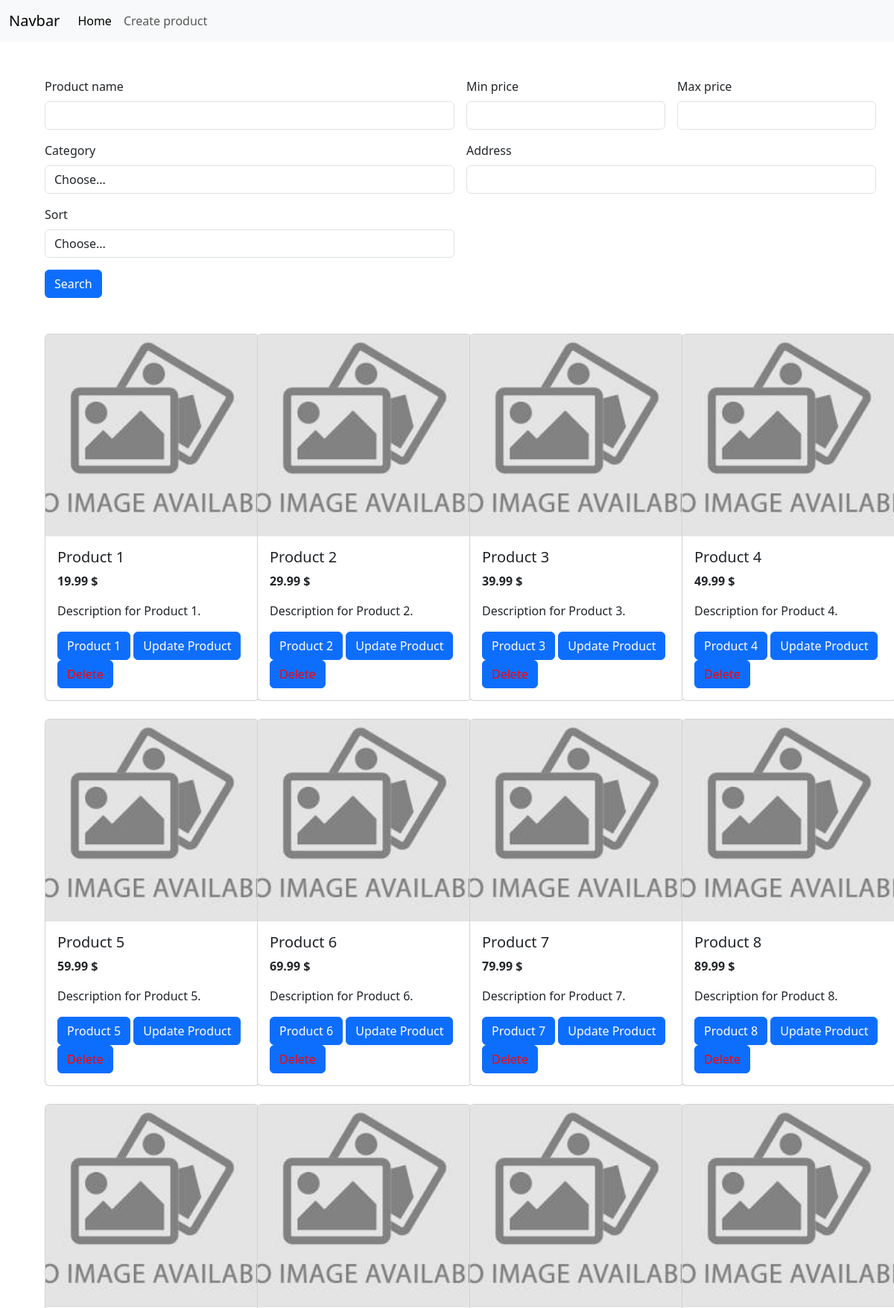
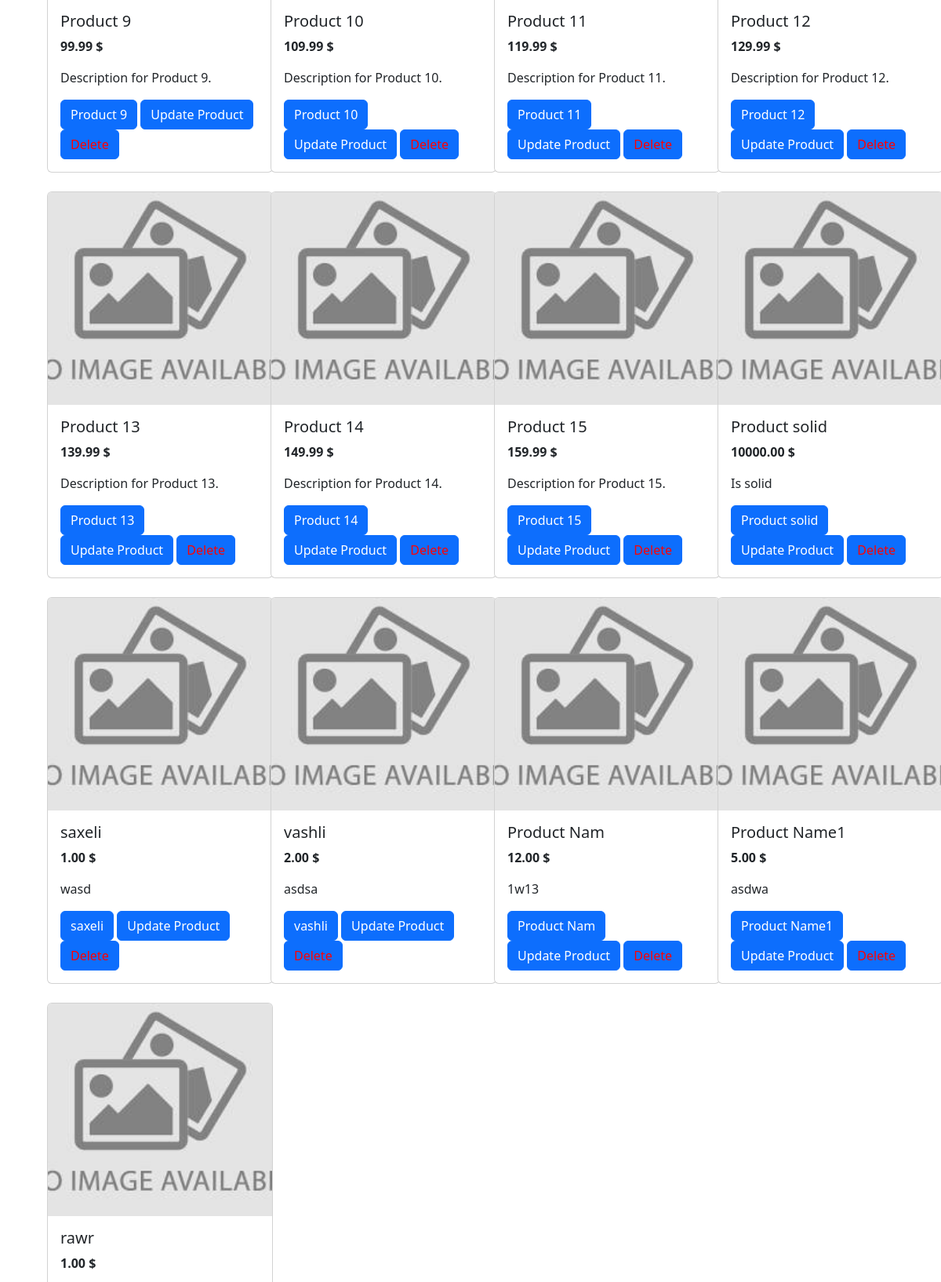
The page / (upper part) on the database its author committed (2 pictures, top to bottom).
### products/models.py (models this page shows, shortened)
class Product(models.Model):
    name = models.CharField(max_length=150, default='Product Name')
    description = models.TextField(default='')
    price = models.DecimalField(max_digits=10, decimal_places=2)
    create_date = models.DateTimeField(default=datetime.now())
    write_time = models.DateTimeField(auto_now=True)
    views = models.PositiveIntegerField(default=0)
    category = models.ForeignKey(Category, on_delete=models.SET_NULL, null=True, related_name='products')
    image = models.ImageField(upload_to='products/', default='default.jpg')

### products/views.py (the view)
# urls.py: path('', views.home, name='home'),
def home(request):
    filters = dict()
    product_name = request.GET.get('product_name')
    if product_name:
        filters['name__icontains'] = product_name
    min_price = request.GET.get('min_price')
    if min_price:
        filters['price__gte'] = min_price
    max_price = request.GET.get('max_price')
    if max_price:
        filters['price__lte'] = max_price
    address = request.GET.get('address')
    if address:
        filters['address__icontains'] = address
    category = request.GET.get('category')
    if category:
        filters['category_id']  = category
    sort_by = request.GET.get('sort')
    products = Product.objects.filter(**filters)
    if sort_by:
        products = products.order_by(sort_by)
    categories = Category.objects.all()
    return render(request, 'home.html', {'products': products, 'categories': categories})

### products/templates/home.html (shortened to what this page needs)
{% extends 'base.html' %}
{% block content %}
    <form class="row g-3">
      <div class="col-md-6">
        <label for="product_name" class="form-label">Product name</label>
        <input type="text" class="form-control" id="product_name" name="product_name">
      </div>
      <div class="col-md-3">
        <label for="min_price" class="form-label">Min price</label>
        <input type="number" class="form-control" id="min_price" name="min_price">
      </div>
      <div class="col-md-3">
        <label for="max_price" class="form-label">Max price</label>
        <input type="number" class="form-control" id="max_price" name="max_price">
      </div>
      <div class="col-md-6">
        <label for="category" class="form-label">Category</label>
        <select id="category" class="form-control" name="category">
          <option selected disabled>Choose...</option>
        </select>
      </div>
      <div class="col-6">
        <label for="inputAddress" class="form-label">Address</label>
        <input type="text" class="form-control" id="inputAddress" name="address">
      </div>
      <div class="col-md-6">
        <label for="sort" class="form-label">Sort</label>
        <select id="sort" class="form-control" name="sort">
          <option selected disabled>Choose...</option>
        </select>
      </div>
      <div class="col-12">
        <button type="submit" class="btn btn-primary">Search</button>
      </div>
    </form>
<div class="row row-cols-4 mt-4 g-4">
    {% for product in products %}
        <div class="col">
            <div class="card" style="width: 18rem;">
                <img src="{{ product.image.url }} " class="card-img-top" alt="...">
                <div class="card-body">
                    <h5 class="card-title">{{ product.name }}</h5>
                    <p class="card-text fw-bold">{{product.price}} $</p>
                    <p class="card-text">{{ product.description }}</p>
                    <a href="{% url 'product_detail' product.id %}" class="btn btn-primary">{{product.name}}</a>
                    <a href="{% url 'update_product' product.id %}" class="btn btn-primary">Update Product</a>
                    <a href="{% url 'delete_product' product.id %}" style=" color: red " class="btn btn-primary">Delete</a>
                </div>
            </div>
        </div>
    {% endfor %}
</div>
{% endblock %}

### products/templates/base.html (shortened to what this page needs)
<!DOCTYPE html>
<html lang="en">
<head>
    <link href="https://cdn.jsdelivr.net/npm/bootstrap@5.3.3/dist/css/bootstrap.min.css" rel="stylesheet">
</head>
<body>
<nav class="navbar navbar-expand-lg navbar-light bg-light">
  <div class="container-fluid">
    <a class="navbar-brand" href="#">Navbar</a>
    <div class="collapse navbar-collapse" id="navbarNav">
      <ul class="navbar-nav">
        <li class="nav-item">
          <a class="nav-link active" aria-current="page" href="{% url 'home' %}">Home</a>
        </li>
        <li class="nav-item">
          <a class="nav-link" href="{% url 'create_product' %}">Create product</a>
        </li>
      </ul>
    </div>
  </div>
</nav>
<div class="container m-5">
    {% block content %}
    {% endblock %}
</div>
</body>
</html>

### rows shown on the page
Product: image (placeholder picture), name "Product 1", price "19.99", description "Description for Product 1."
Product: image (placeholder picture), name "Product 2", price "29.99", description "Description for Product 2."
Product: image (placeholder picture), name "Product 3", price "39.99", description "Description for Product 3."
Product: image (placeholder picture), name "Product 4", price "49.99", description "Description for Product 4."
Product: image (placeholder picture), name "Product 5", price "59.99", description "Description for Product 5."
Product: image (placeholder picture), name "Product 6", price "69.99", description "Description for Product 6."
Product: image (placeholder picture), name "Product 7", price "79.99", description "Description for Product 7."
Product: image (placeholder picture), name "Product 8", price "89.99", description "Description for Product 8."
Product: image (placeholder picture), name "Product 9", price "99.99", description "Description for Product 9."
Product: image (placeholder picture), name "Product 10", price "109.99", description "Description for Product 10."
Product: image (placeholder picture), name "Product 11", price "119.99", description "Description for Product 11."
Product: image (placeholder picture), name "Product 12", price "129.99", description "Description for Product 12."
Product: image (placeholder picture), name "Product 13", price "139.99", description "Description for Product 13."
Product: image (placeholder picture), name "Product 14", price "149.99", description "Description for Product 14."
Product: image (placeholder picture), name "Product 15", price "159.99", description "Description for Product 15."
Product: image (placeholder picture), name "Product solid", price "10000.00", description "Is solid"
Product: name "saxeli", price "1.00", description "wasd"
Product: image (placeholder picture), name "vashli", price "2.00", description "asdsa"
Product: image (placeholder picture), name "Product Nam", price "12.00", description "1w13"
Product: image (placeholder picture), name "Product Name1", price "5.00", description "asdwa"
Product: image (placeholder picture), name "rawr", price "1.00"
